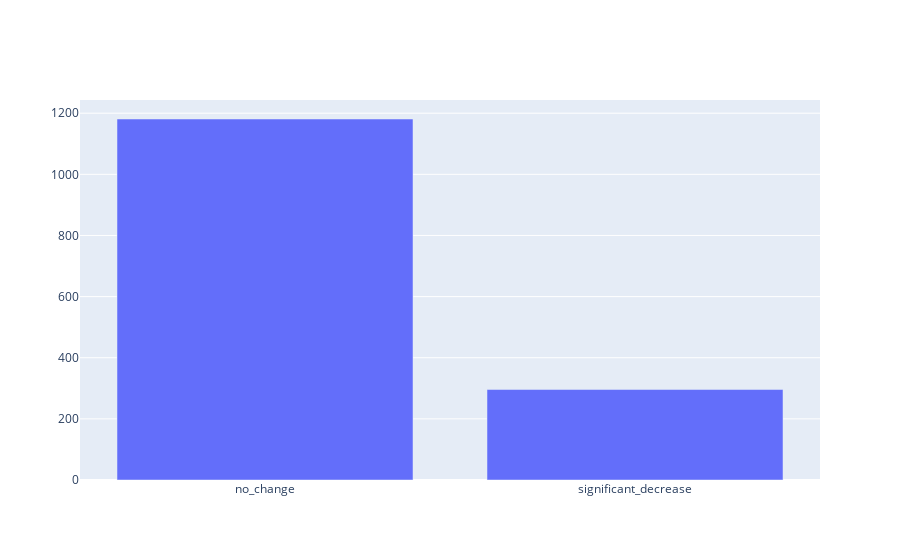

The notebook cell this image was saved under:
### Code cell
fig = go.Figure(data=[
    go.Bar(name='LA Zoo', x=vis['significany'], y=vis['user_id'])
])
# Change the bar mode
fig.update_layout(barmode='group')
fig.show()

### Figure 1 — Plotly figure (JSON) as saved in the notebook; plotly's stock layout.template omitted (floating-point values rounded to 4 significant figures)
{"data": [{"name": "LA Zoo", "type": "bar", "x": ["no_change", "significant_decrease"], "y": [1181, 296]}], "layout": {"barmode": "group"}}
